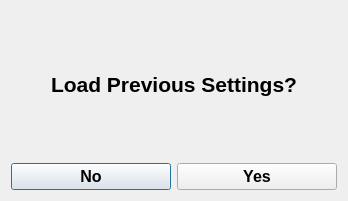
<?xml version="1.0" encoding="UTF-8"?>
<ui version="4.0">
 <class>loadPreviousSettings</class>
 <widget class="QDialog" name="loadPreviousSettings">
  <property name="geometry">
   <rect>
    <x>0</x>
    <y>0</y>
    <width>348</width>
    <height>201</height>
   </rect>
  </property>
  <property name="windowTitle">
   <string>Load Previous Settings?</string>
  </property>
  <layout class="QGridLayout" name="gridLayout">
   <item row="0" column="0">
    <layout class="QVBoxLayout" name="verticalLayout">
     <item>
      <widget class="QLabel" name="label">
       <property name="font">
        <font>
         <pointsize>16</pointsize>
         <weight>75</weight>
         <bold>true</bold>
        </font>
       </property>
       <property name="text">
        <string>Load Previous Settings?</string>
       </property>
       <property name="alignment">
        <set>Qt::AlignCenter</set>
       </property>
      </widget>
     </item>
    </layout>
   </item>
   <item row="1" column="0">
    <layout class="QHBoxLayout" name="horizontalLayout">
     <item>
      <widget class="QPushButton" name="noButton">
       <property name="font">
        <font>
         <pointsize>12</pointsize>
         <weight>75</weight>
         <bold>true</bold>
        </font>
       </property>
       <property name="text">
        <string>No</string>
       </property>
      </widget>
     </item>
     <item>
      <widget class="QPushButton" name="yesButton">
       <property name="font">
        <font>
         <pointsize>12</pointsize>
         <weight>75</weight>
         <bold>true</bold>
        </font>
       </property>
       <property name="text">
        <string>Yes</string>
       </property>
      </widget>
     </item>
    </layout>
   </item>
  </layout>
 </widget>
 <resources/>
 <connections/>
</ui>
